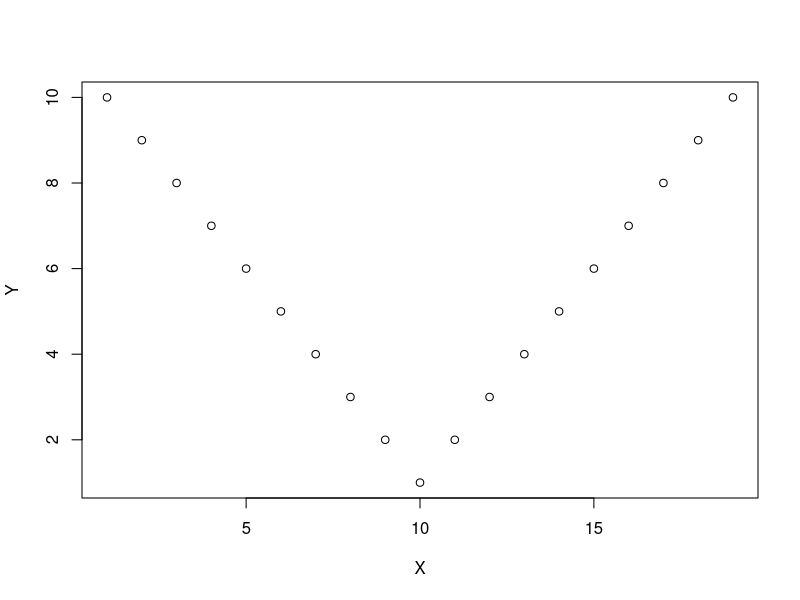

The R source for this figure:
## ---- chunk 1
knitr::opts_chunk$set(echo = TRUE)
## ---- chunk 2
Y <- c(10,9,8,7,6,5,4,3,2,1,2,3,4,5,6,7,8,9,10)
X <- c(1,2,3,4,5,6,7,8,9,10,11,12,13,14,15,16,17,18,19)

plot(X,Y)

